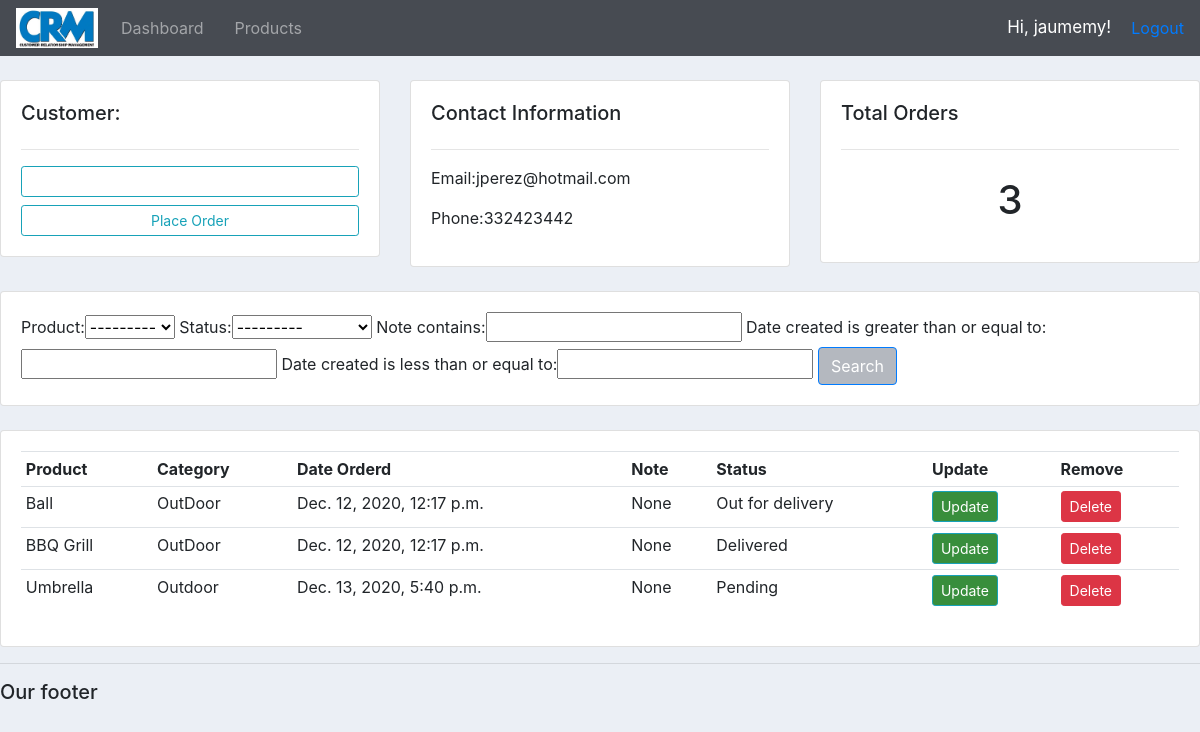
/customers/2/ (signed in), run on the app's committed database.
### accounts/models.py (models this page shows, shortened)
class Customer(models.Model):
    name = models.CharField(max_length=64, null=True)
    phone = models.CharField(max_length=64, null=True)
    email = models.CharField(max_length=64, null=True)
    date_created = models.DateTimeField(auto_now_add=True, null=True)

class Order(models.Model):
    STATUS = (
        ('Pending', 'Pending'),
        ('Out for delivery', 'Out for delivery'),
        ('Delivered', 'Delivered'),
    )
    customer = models.ForeignKey(Customer, null=True, on_delete=models.SET_NULL)
    product = models.ForeignKey(Product, null=True, on_delete=models.SET_NULL)
    date_created = models.DateTimeField(auto_now_add=True, null=True)
    status = models.CharField(max_length=64, null=True, choices=STATUS)
    note = models.CharField(max_length=1000, null=True)

class Product(models.Model):
    CATEGORY = (
        ('Indoor', 'Indoor'),
        ('Outdoor', 'Outdoor')
    )
    name = models.CharField(max_length=64, null=True)
    price = models.FloatField(null=True)
    category = models.CharField(max_length=64, null=True, choices=CATEGORY)
    description = models.CharField(max_length=200, null=True, blank=True)
    date_created = models.DateTimeField(auto_now_add=True, null=True)
    tags = models.ManyToManyField(Tag)
    def __str__(self):
        return self.name

### accounts/views.py (the view)
# urls.py: path('customers/<str:pk>/', views.customers, name="customers"),
@login_required(login_url="accounts:login")
def customers(request, pk):
    customer = Customer.objects.get(id=pk)
    orders = customer.order_set.all()
    total_orders = orders.count()
    my_filter = order_filter(request.GET, queryset=orders)
    orders = my_filter.qs
    context = {'customer':customer, 'orders':orders,
               'total_orders':total_orders,
               'my_filter':my_filter}
    return render(request, 'accounts/customers.html', context)

### accounts/templates/accounts/customers.html (shortened to what this page needs)
{% extends "accounts/main.html" %}
{% block content %}
  <br>
  <div class="row">
  	<div class="col-md">
  		<div class="card card-body">
  			<h5>Customer:</h5>
  			<hr>
  			<a class="btn btn-outline-info  btn-sm btn-block" href="">Update Customer</a>
  			<a class="btn btn-outline-info  btn-sm btn-block"
           href="{% url 'accounts:create_order' customer.id %}">Place Order</a>
  		</div>
  	</div>
  	<div class="col-md">
  		<div class="card card-body">
  			<h5>Contact Information</h5>
  			<hr>
  			<p>Email:{{customer.email}}</p>
  			<p>Phone:{{customer.phone}}</p>
  		</div>
  	</div>
  	<div class="col-md">
  		<div class="card card-body">
  			<h5>Total Orders</h5>
  			<hr>
  			<h1 style="text-align: center;padding: 10px">{{total_orders}}</h1>
  		</div>
  	</div>
  </div>
  <br>
  <div class="row">
  	<div class="col">
  		<div class="card card-body">
  			<form method="GET">
            {{my_filter.form}}
  		    <button id="custom_btn1" class="btn btn-primary" type="submit">Search</button>
  		  </form>
  		</div>
  	</div>
  </div>
  <br>
  <div class="row">
  	<div class="col-md">
  		<div class="card card-body">
  			<table class="table table-sm">
  				<tr>
  					<th>Product</th>
  					<th>Category</th>
  					<th>Date Orderd</th>
            <th>Note</th>
  					<th>Status</th>
  					<th>Update</th>
  					<th>Remove</th>
  				</tr>
          {% for order in orders %}
            <tr>
              <td>{{order.product}}</td>
              <td>{{order.product.category}}</td>
              <td>{{order.date_created}}</td>
              <td>{{order.note}}</td>
              <td>{{order.status}}</td>
              <td><a id="custom_btn3" class="btn btn-sm btn-info" href="{% url 'accounts:update_order' order.id %}">Update</a></td>
  						<td><a class="btn btn-sm btn-danger" href="{% url 'accounts:delete_order' order.id %}">Delete</a></td>
            </tr>
          {% endfor %}
  			</table>
  		</div>
  	</div>
  </div>
{% endblock %}

### accounts/templates/accounts/navbar.html (shortened to what this page needs)
{% load static %}
<nav class="navbar navbar-expand-lg navbar-dark" id="navbar_custom">
  <img id="crm_logo" src="{% static 'images/crm_logo.png' %}" alt="">
  <div class="collapse navbar-collapse" id="navbarNav">
    <ul class="navbar-nav">
      <li class="nav-item">
        <a class="nav-link" href="{% url 'accounts:home' %}">Dashboard</a>
      </li>
      <li class="nav-item">
        <a class="nav-link" href="{% url 'accounts:products' %}">Products</a>
      </li>
    </ul>
  </div>
  <span class="hi-msg">Hi, {{request.user}}!</span>
  <spanclass="hi-msg"><a href="{% url 'accounts:logout' %}">Logout</a></span>
</nav>

### static/css/main.css (style rules this page uses)
body { background-color: #ebeff5; }
#crm_logo { height: 40px; width: auto; margin-right: 15px; }
.nav-item { margin-right: 15px; }

### accounts/templates/accounts/navbar.html (style rules this page uses)
#navbar_custom { background-color: #474b52 }
.hi-msg { font-size: 17px; color: #fff; margin-right: 20px; }

### accounts/templates/accounts/customers.html (style rules this page uses)
#custom_btn1 { background-color: #b4b8bf; }
#custom_btn3 { background-color: #388e3c; }

### data on the page
Customer: email "jperez@hotmail.com", phone "332423442"
Order: product "Ball", product.category "OutDoor", date_created "Dec. 12, 2020, 12:17 p.m.", note "None", status "Out for delivery"
Order: product "BBQ Grill", product.category "OutDoor", date_created "Dec. 12, 2020, 12:17 p.m.", note "None", status "Delivered"
Order: product "Umbrella", product.category "Outdoor", date_created "Dec. 13, 2020, 5:40 p.m.", note "None", status "Pending"

### other printed values
{{ request.user }} "jaumemy"
{{ total_orders }} "3"
